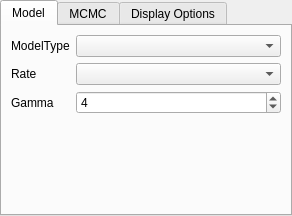
<?xml version="1.0" encoding="UTF-8"?>
<ui version="4.0">
 <class>MrBayesDialog</class>
 <widget class="QWidget" name="MrBayesDialog">
  <property name="windowModality">
   <enum>Qt::NonModal</enum>
  </property>
  <property name="enabled">
   <bool>true</bool>
  </property>
  <property name="geometry">
   <rect>
    <x>0</x>
    <y>0</y>
    <width>292</width>
    <height>249</height>
   </rect>
  </property>
  <property name="minimumSize">
   <size>
    <width>0</width>
    <height>0</height>
   </size>
  </property>
  <property name="contextMenuPolicy">
   <enum>Qt::DefaultContextMenu</enum>
  </property>
  <property name="windowTitle">
   <string notr="true"/>
  </property>
  <layout class="QVBoxLayout" name="verticalLayout">
   <property name="sizeConstraint">
    <enum>QLayout::SetMinAndMaxSize</enum>
   </property>
   <property name="leftMargin">
    <number>0</number>
   </property>
   <property name="topMargin">
    <number>0</number>
   </property>
   <property name="rightMargin">
    <number>0</number>
   </property>
   <property name="bottomMargin">
    <number>0</number>
   </property>
   <item>
    <widget class="QTabWidget" name="twSettings">
     <property name="sizePolicy">
      <sizepolicy hsizetype="Expanding" vsizetype="Fixed">
       <horstretch>0</horstretch>
       <verstretch>0</verstretch>
      </sizepolicy>
     </property>
     <property name="currentIndex">
      <number>0</number>
     </property>
     <widget class="QWidget" name="modelTab">
      <attribute name="title">
       <string>Model</string>
      </attribute>
      <layout class="QFormLayout" name="formLayout">
       <property name="sizeConstraint">
        <enum>QLayout::SetMinAndMaxSize</enum>
       </property>
       <property name="fieldGrowthPolicy">
        <enum>QFormLayout::ExpandingFieldsGrow</enum>
       </property>
       <item row="0" column="0">
        <widget class="QLabel" name="modelLabel1">
         <property name="sizePolicy">
          <sizepolicy hsizetype="Maximum" vsizetype="Preferred">
           <horstretch>0</horstretch>
           <verstretch>0</verstretch>
          </sizepolicy>
         </property>
         <property name="text">
          <string>ModelType</string>
         </property>
        </widget>
       </item>
       <item row="0" column="1">
        <widget class="QComboBox" name="modelTypeCombo">
         <property name="sizePolicy">
          <sizepolicy hsizetype="MinimumExpanding" vsizetype="Fixed">
           <horstretch>0</horstretch>
           <verstretch>0</verstretch>
          </sizepolicy>
         </property>
        </widget>
       </item>
       <item row="1" column="0">
        <widget class="QLabel" name="modelLabel2">
         <property name="text">
          <string>Rate</string>
         </property>
        </widget>
       </item>
       <item row="1" column="1">
        <widget class="QComboBox" name="rateVariationCombo">
         <property name="sizePolicy">
          <sizepolicy hsizetype="MinimumExpanding" vsizetype="Fixed">
           <horstretch>0</horstretch>
           <verstretch>0</verstretch>
          </sizepolicy>
         </property>
         <property name="minimumSize">
          <size>
           <width>0</width>
           <height>0</height>
          </size>
         </property>
        </widget>
       </item>
       <item row="2" column="0">
        <widget class="QLabel" name="modelLabel3">
         <property name="text">
          <string>Gamma</string>
         </property>
        </widget>
       </item>
       <item row="2" column="1">
        <widget class="QSpinBox" name="gammaCategoriesSpin">
         <property name="sizePolicy">
          <sizepolicy hsizetype="MinimumExpanding" vsizetype="Fixed">
           <horstretch>0</horstretch>
           <verstretch>0</verstretch>
          </sizepolicy>
         </property>
         <property name="minimumSize">
          <size>
           <width>0</width>
           <height>0</height>
          </size>
         </property>
         <property name="minimum">
          <number>1</number>
         </property>
         <property name="maximum">
          <number>10</number>
         </property>
         <property name="value">
          <number>4</number>
         </property>
        </widget>
       </item>
      </layout>
     </widget>
     <widget class="QWidget" name="mcmcTab">
      <attribute name="title">
       <string>MCMC</string>
      </attribute>
      <layout class="QFormLayout" name="formLayout_2">
       <property name="sizeConstraint">
        <enum>QLayout::SetMinAndMaxSize</enum>
       </property>
       <property name="fieldGrowthPolicy">
        <enum>QFormLayout::ExpandingFieldsGrow</enum>
       </property>
       <item row="0" column="0">
        <widget class="QLabel" name="mcmcLabel1">
         <property name="text">
          <string>Chain length</string>
         </property>
        </widget>
       </item>
       <item row="0" column="1">
        <widget class="QSpinBox" name="ngenSpin">
         <property name="sizePolicy">
          <sizepolicy hsizetype="MinimumExpanding" vsizetype="Fixed">
           <horstretch>0</horstretch>
           <verstretch>0</verstretch>
          </sizepolicy>
         </property>
         <property name="minimum">
          <number>1</number>
         </property>
         <property name="maximum">
          <number>999999999</number>
         </property>
         <property name="value">
          <number>10000</number>
         </property>
        </widget>
       </item>
       <item row="1" column="0">
        <widget class="QLabel" name="label">
         <property name="text">
          <string>Subsampling frequence</string>
         </property>
        </widget>
       </item>
       <item row="1" column="1">
        <widget class="QSpinBox" name="sfreqSpin">
         <property name="sizePolicy">
          <sizepolicy hsizetype="MinimumExpanding" vsizetype="Fixed">
           <horstretch>0</horstretch>
           <verstretch>0</verstretch>
          </sizepolicy>
         </property>
         <property name="minimumSize">
          <size>
           <width>0</width>
           <height>0</height>
          </size>
         </property>
         <property name="minimum">
          <number>1</number>
         </property>
         <property name="maximum">
          <number>999999999</number>
         </property>
         <property name="value">
          <number>1000</number>
         </property>
        </widget>
       </item>
       <item row="2" column="0">
        <widget class="QLabel" name="label_2">
         <property name="text">
          <string>Burn-in length</string>
         </property>
        </widget>
       </item>
       <item row="2" column="1">
        <widget class="QSpinBox" name="burninSpin">
         <property name="sizePolicy">
          <sizepolicy hsizetype="MinimumExpanding" vsizetype="Fixed">
           <horstretch>0</horstretch>
           <verstretch>0</verstretch>
          </sizepolicy>
         </property>
         <property name="minimumSize">
          <size>
           <width>0</width>
           <height>0</height>
          </size>
         </property>
         <property name="maximum">
          <number>999999999</number>
         </property>
         <property name="value">
          <number>10</number>
         </property>
        </widget>
       </item>
       <item row="3" column="0">
        <widget class="QLabel" name="label_3">
         <property name="text">
          <string>Heated chains</string>
         </property>
        </widget>
       </item>
       <item row="3" column="1">
        <widget class="QSpinBox" name="nheatedSpin">
         <property name="sizePolicy">
          <sizepolicy hsizetype="MinimumExpanding" vsizetype="Fixed">
           <horstretch>0</horstretch>
           <verstretch>0</verstretch>
          </sizepolicy>
         </property>
         <property name="minimumSize">
          <size>
           <width>0</width>
           <height>0</height>
          </size>
         </property>
         <property name="maximum">
          <number>999999999</number>
         </property>
         <property name="value">
          <number>4</number>
         </property>
        </widget>
       </item>
       <item row="4" column="0">
        <widget class="QLabel" name="label_4">
         <property name="text">
          <string>Heated chain temp</string>
         </property>
        </widget>
       </item>
       <item row="4" column="1">
        <widget class="QDoubleSpinBox" name="tempSpin">
         <property name="sizePolicy">
          <sizepolicy hsizetype="MinimumExpanding" vsizetype="Fixed">
           <horstretch>0</horstretch>
           <verstretch>0</verstretch>
          </sizepolicy>
         </property>
         <property name="minimumSize">
          <size>
           <width>0</width>
           <height>0</height>
          </size>
         </property>
         <property name="value">
          <double>0.400000000000000</double>
         </property>
        </widget>
       </item>
       <item row="5" column="1">
        <widget class="QSpinBox" name="seedSpin">
         <property name="sizePolicy">
          <sizepolicy hsizetype="MinimumExpanding" vsizetype="Fixed">
           <horstretch>0</horstretch>
           <verstretch>0</verstretch>
          </sizepolicy>
         </property>
         <property name="maximum">
          <number>999999</number>
         </property>
         <property name="value">
          <number>22</number>
         </property>
        </widget>
       </item>
       <item row="5" column="0">
        <widget class="QLabel" name="label_5">
         <property name="text">
          <string>Random seed</string>
         </property>
        </widget>
       </item>
      </layout>
     </widget>
     <widget class="QWidget" name="displayOptionsTab">
      <attribute name="title">
       <string>Display Options</string>
      </attribute>
      <layout class="QVBoxLayout" name="verticalLayout_2">
       <property name="sizeConstraint">
        <enum>QLayout::SetMinAndMaxSize</enum>
       </property>
       <item>
        <widget class="U2::PhyTreeDisplayOptionsWidget" name="displayOptions" native="true"/>
       </item>
       <item>
        <spacer name="verticalSpacer">
         <property name="orientation">
          <enum>Qt::Vertical</enum>
         </property>
         <property name="sizeType">
          <enum>QSizePolicy::MinimumExpanding</enum>
         </property>
         <property name="sizeHint" stdset="0">
          <size>
           <width>20</width>
           <height>0</height>
          </size>
         </property>
        </spacer>
       </item>
      </layout>
     </widget>
    </widget>
   </item>
  </layout>
 </widget>
 <customwidgets>
  <customwidget>
   <class>U2::PhyTreeDisplayOptionsWidget</class>
   <extends>QWidget</extends>
   <header location="global">U2View/PhyTreeDisplayOptionsWidget.h</header>
   <container>1</container>
  </customwidget>
 </customwidgets>
 <resources/>
 <connections/>
</ui>
